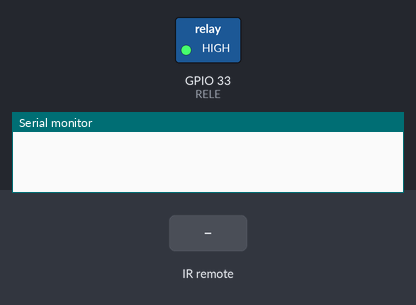
The sketch below on a simulated ESP32. On the bench: switched loads named in the sketch (green lamp = pin HIGH), the last lines printed to the serial monitor. The test bench sets the inputs (shaded band).

Above: at 1.2 s.
1.3 s: infrared code 0x9F4304 received
At 2.4 s:
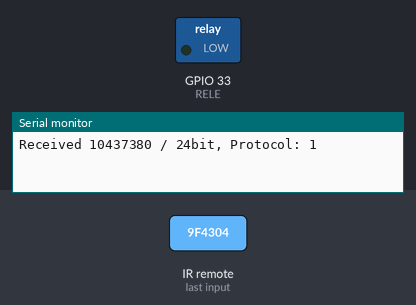
2.8 s: infrared code 0x9F4302 received
At 3.6 s:
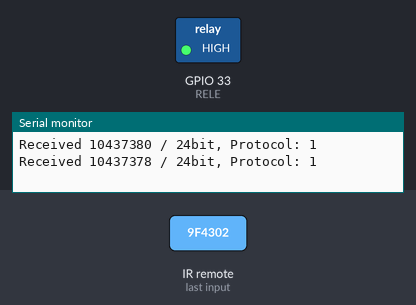
4.3 s: infrared code 0x555530 received
At 4.7 s:
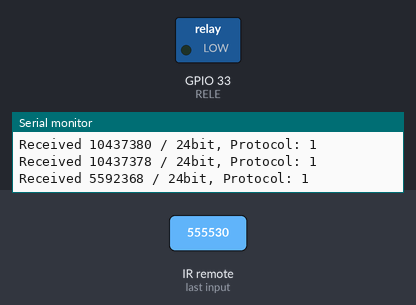
Timing chart, 0 to 7.3 s (numbered marks = the images above; inputs shaded):
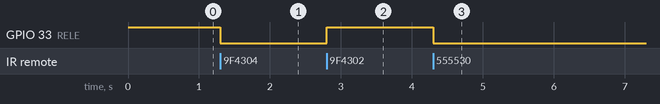

The sketch:

RC.ino
```cpp
//Simple example for receiving
//https://github.com/sui77/rc-switch/
#include <RCSwitch.h>
#define RELE 33 // подключен к пину 13
RCSwitch mySwitch = RCSwitch();

void IRAM_ATTR isr() {
int value = mySwitch.getReceivedValue();
Serial.print( mySwitch.getReceivedValue() );
}

void setup() {
Serial.begin(115200);
pinMode(RELE, OUTPUT);// объявляем пин к которому подключено реле на выход
digitalWrite(RELE, HIGH); // при включении, на цифровой пин отправляем высокий уровень
//attachInterrupt(2, isr, RISING);
mySwitch.enableReceive(digitalPinToInterrupt(4)); // Receiver on interrupt 0 => подключен к пину 2
}
void loop() {
if (mySwitch.available()) {
int value = mySwitch.getReceivedValue();
if (value == 0) {
Serial.print("Unknown encoding");
}
Serial.print("Received ");
Serial.print( mySwitch.getReceivedValue() );
Serial.print(" / ");
Serial.print( mySwitch.getReceivedBitlength() );
Serial.print("bit, ");
Serial.print("Protocol: ");
Serial.println( mySwitch.getReceivedProtocol() );
}
if ((mySwitch.getReceivedValue()== 10437378) || (mySwitch.getReceivedValue()== 16736113))// remote control button| "B"
{
digitalWrite(RELE, HIGH);
}
if ((mySwitch.getReceivedValue()== 10437380) || (mySwitch.getReceivedValue()== 5592368))// button "A" of the
{
digitalWrite(RELE, LOW);
}
mySwitch.resetAvailable();
}
```

Measured:
- after the input at 1.3 s, GPIO 33 (RELE): HIGH → LOW at once
- after the input at 2.8 s, GPIO 33 (RELE): LOW → HIGH at once
- after the input at 4.3 s, GPIO 33 (RELE): HIGH → LOW at once
